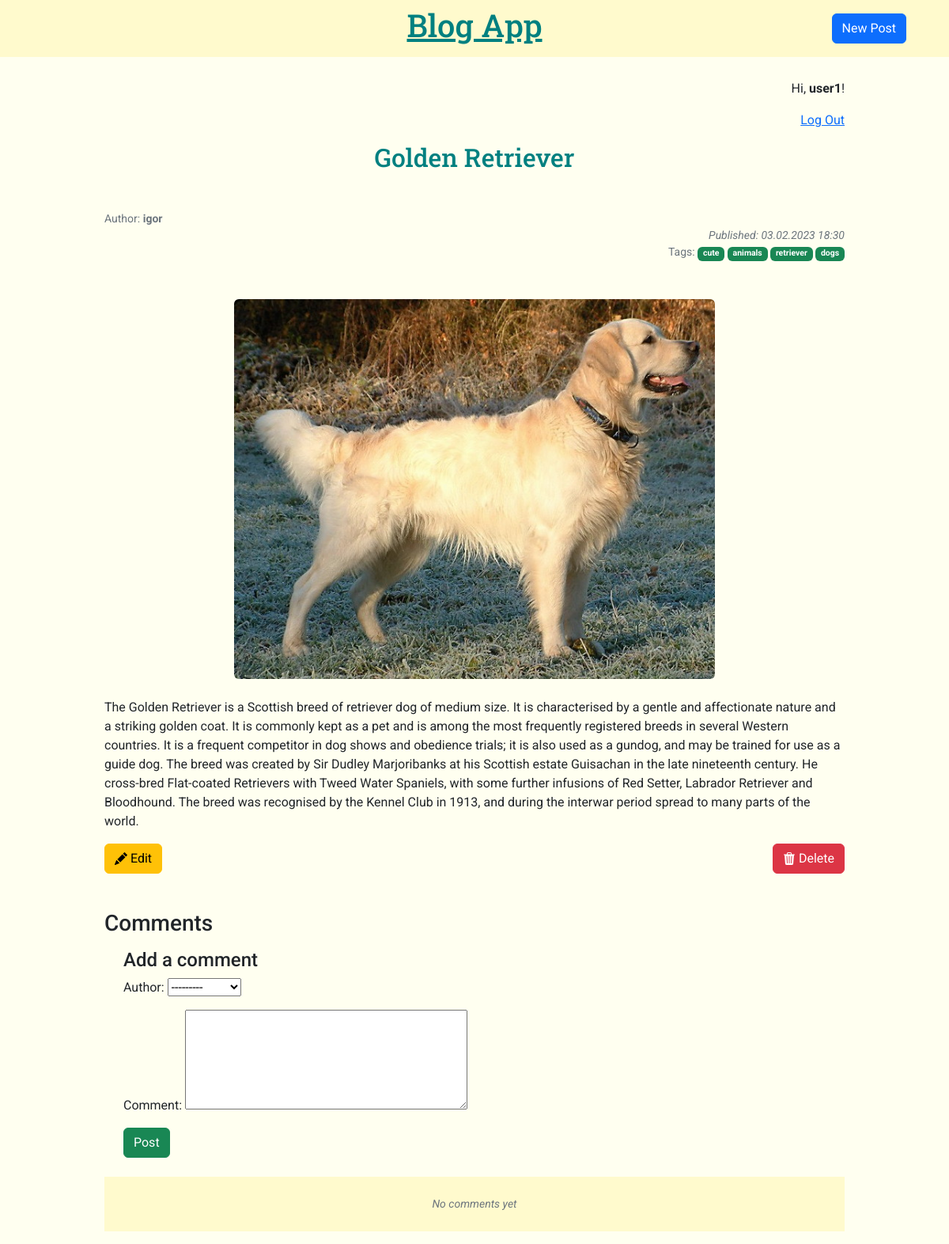
/blog_app/post/2/ (signed in), run on the app's committed database.
### blog_app/models.py (models this page shows, shortened)
class Post(models.Model):
	title = models.CharField(max_length=200)
	author = models.ForeignKey("auth.user", on_delete=models.CASCADE) # many-to-one relationship
	date = models.DateTimeField(auto_now_add=True)
	text = models.TextField()
	img = models.ImageField(upload_to="images/", blank=True)
	slug = models.SlugField(unique=True, max_length=100, null=False, default="")
	tags = TaggableManager()

### blog_app/views.py (the view, shortened to what this page needs)
# urls.py: path("post/<int:pk>/", views.BlogDetailView.as_view(), name="post_detail"),
class BlogDetailView(LoginRequiredMixin, View):
	def get(self, request, *args, **kwargs):
		view = CommentGet.as_view()
		return view(request, *args, **kwargs)

### blog_app/forms.py
class CommentForm(forms.ModelForm):
	class Meta:
		model = Comment
		fields = ("author", "comment")
		widgets = {
			"comment": forms.Textarea(attrs={"rows": 5, "cols": 40})
		} # size of textarea field

### blog_app/views.py (called while the page is built)
	def get_context_data(self, **kwargs):
		context = super().get_context_data(**kwargs)
		context["form"] = CommentForm()
		return context

### blog_app/templates/blog_app/post.html (shortened to what this page needs)
{% extends "blog_app/base.html" %}
{% block content %}
<div class="container post-entry my-container">
	<h2 class="text-center mb-5">{{ post.title }}</h2>
	<p class="text-secondary small mb-0">Author: <b>{{ post.author }}</b></p>
	<p class="text-end text-secondary small mb-0"><i>Published: {{ post.date|date:"d.m.Y H:i" }}</i></p>
	<p class="text-end text-secondary small">Tags:
		{% for tag in post.tags.all %}
		<a href="{% url 'tagged' tag.slug %}" class="badge bg-success text-decoration-none">{{ tag }}</a>
		{% endfor %}
	</p>
	{% if post.img %}
	<img src="{{ post.img.url }}" alt="{{ post.title }}" class="mx-auto d-block rounded mt-5 img-fluid post-img">
	{% endif %}
	<p class="mt-4">{{ post.text }}</p>
	{% if user.is_authenticated %}
	<div class="post-controls">
		<a href="{% url 'edit_post' post.pk %}" class="btn btn-warning float-start">
			Edit
		</a>
		<a href="{% url 'delete_post' post.pk %}" class="btn btn-danger float-end">
			Delete
		</a>
	</div>
	{% endif %}
	<h3 class="mt-4 mb-3">Comments</h3>
	{% if user.is_authenticated %}
	<div class="add-comment pb-4 px-4">
		<h4>Add a comment</h4>
		<form action="" method="post">
			{{ form.as_p }}
			<button class="btn btn-success" type="submit">Post</button>
		</form>
	</div>
	{% endif %}
	<div class="comments">
	{% for comment in post.comment_set.all %}
		<div class="comment-container p-4 border-bottom border-2">
			<div class="d-flex">
				<p class="flex-fill">Author: <b>{{ comment.author }}</b></p>
				<p class="flex-fill text-end text-secondary small"><i>{{ comment.date|date:"d.m.Y H:i" }}</i></p>
			</div>
			<p><i>{{ comment }}</i></p>
		</div>
	{% empty %}
		<p class="p-4 text-center text-secondary small"><i>No comments yet</i></p>
	{% endfor %}
	</div>
</div>
{% endblock content %}

### blog_app/templates/blog_app/base.html (shortened to what this page needs)
{% load static %}
<!DOCTYPE html>
	<html lang="en">
	<head>
		<link rel="stylesheet" href="{% static 'css/bootstrap.min.css' %}">
		<link rel="stylesheet" href="{% static 'css/main.css' %}">
	</head>
	<body>
		<header>
			<nav class="navbar navbar-expand-sm fixed-top">
				<div class="container mx-auto row">
					<div class="col-6 text-center">
						<h1><a href="{% url 'index' %}">Blog App</a></h1>
					</div>
					<div class="col-3 text-end">
						<a href="{% url 'new_post' %}" class="btn btn-primary">New Post</a>
					</div>
				</div>
			</nav>
		</header>
		<div class="welcome-user container text-end">
		{% if user.is_authenticated %}
			<p>Hi, <b>{{ user.username }}</b>!</p>
			<p><a href="{% url 'logout' %}">Log Out</a></p>
		{% else %}
			<p>You are not logged in</p>
			<p><a href="{% url 'login' %}">Log In</a> |
				<a href="{% url 'signup' %}">Sign Up</a>
			</p>
		{% endif %}
		</div>
		{% block content %}
		{% endblock content %}
	</body>
</html>

### static/css/main.css (style rules this page uses)
body { font-family: "Roboto", sans-serif; background: ivory; }
h1 { font-family: "Roboto Slab", serif; font-weight: 500; color: teal; }
header nav.navbar { background: lemonchiffon; }
header nav.navbar h1 a, .post-entry h2 { font-family: "Roboto Slab", serif; color: teal; }
.my-container { max-width: 960px; }
.welcome-user { max-width: 960px; margin-top: 100px; }
.post-img { max-height: 480px; }
.post-controls { min-height: 60px; }
.comments { background: lemonchiffon; }

### data on the page
Post: title "Golden Retriever", author "igor", date "03.02.2023 18:30", img (picture), text "The Golden Retriever is a Scottish breed of retriever dog of medium size. It is characterised by a gentle and affectionate nature and a striking golden coat. It is commonly kept as a pet and is among the most frequently registered breeds in several Western countries. It is a frequent competitor in dog shows and obedience trials; it is also used as a gundog, and may be trained for use as a guide dog. The breed was created by Sir Dudley Marjoribanks at his Scottish estate Guisachan in the late nineteenth century. He cross-bred Flat-coated Retrievers with Tweed Water Spaniels, with some further infusions of Red Setter, Labrador Retriever and Bloodhound. The breed was recognised by the Kennel…"
Tag: name "cute"
Tag: name "animals"
Tag: name "retriever"
Tag: name "dogs"

### other printed values
{{ user.username }} "user1"
